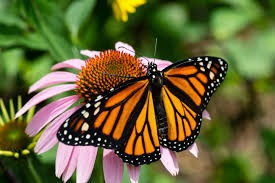
#> input picture Week 3/Code-Week#3/butterfly.jpg, 275 x 183 px, found by its file name
$ jupyter execute '7. Image augmentation.ipynb'
#> lines starting #> are read from the running program, lines starting #| are printed output that depends on the picture
[cell 1]
import numpy as np
from skimage.io import imread, imsave
import matplotlib.pyplot as plt
from skimage import transform
from skimage.transform import rotate, AffineTransform
from skimage.util import random_noise
from skimage.filters import gaussian
from scipy import ndimage

[cell 2]
def plot_side_by_side(img1, img2, title1, title2, cmap = None):
    fig = plt.figure(tight_layout='auto', figsize=(10, 7))
    fig.add_subplot(221)
    plt.title(title1)
    plt.imshow(img)

    fig.add_subplot(222)
    plt.title(title2)
    plt.imshow(img2, cmap = None)
    return fig

[cell 3]
# load Image
# dividing by 255 to scale intensity values between 0,1
img = imread('C:/Users/Downloads/COSC/images/butterfly.jpg') / 255

[cell 4]
# plot original Image
plt.imshow(img)
plt.show()

[cell 5]
# image rotation using skimage.transformation.rotate
rotate30 = rotate(img, angle=30)
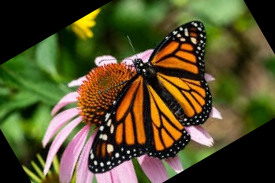
#> rotate30: shape (183, 275, 3) float64; mean R, G, B 0.337, 0.314, 0.17
rotate45 = rotate(img, angle=45)
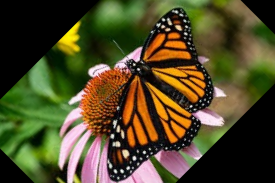
#> rotate45: shape (183, 275, 3) float64; mean R, G, B 0.313, 0.289, 0.153
rotate60 = rotate(img, angle=60)
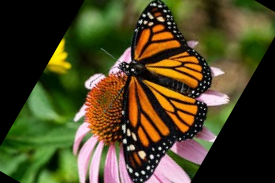
#> rotate60: shape (183, 275, 3) float64; mean R, G, B 0.3, 0.276, 0.146
rotate90 = rotate(img, angle=90)
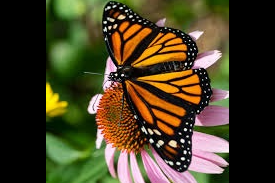
#> rotate90: shape (183, 275, 3) float64; mean R, G, B 0.282, 0.248, 0.143

fig = plt.figure(tight_layout='auto', figsize=(10, 7))

fig.add_subplot(221)
plt.title('Rotate 30')
plt.imshow(rotate30)

fig.add_subplot(222)
plt.title('Rotate 45')
plt.imshow(rotate45)

fig.add_subplot(223)
plt.title('Rotate 60')
plt.imshow(rotate60)

fig.add_subplot(224)
plt.title('Rotate 90')
plt.imshow(rotate90)

plt.show()

[cell 6]
# image shearing using sklearn.transform.AffineTransform
# try out with differnt values of shear
tf = AffineTransform(shear=-0.5)
sheared = transform.warp(img, tf, order=1, preserve_range=True, mode='wrap')
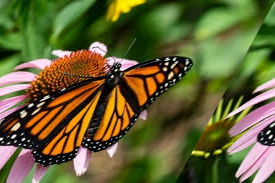
#> sheared: shape (183, 275, 3) float64; mean R, G, B 0.398, 0.389, 0.208

sheared_fig = plot_side_by_side(img, sheared, 'Original', 'Sheared')

[cell 7]
# Image rescaling with sklearn.transform.rescale
rescaled = transform.rescale(img, 1.1)

rescaled_fig = plot_side_by_side(img, rescaled, 'Original', 'Rescaled')
plt.show()

[cell 8]
print('Original Shape: ',img.shape)
#| Original Shape:  (183, 275, 3)
print('Rescaled Shape: ',rescaled.shape)
#| Rescaled Shape:  (201, 302, 3)

[cell 9]
# flip up-down using np.flipud
up_down = np.flipud(img)
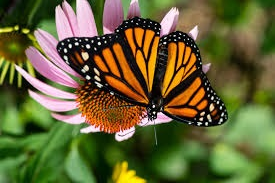
#> up_down: shape (183, 275, 3) float64; mean R, G, B 0.398, 0.389, 0.208

fig_updown = plot_side_by_side(img, up_down, 'Original', 'Up-Down')
plt.show()

[cell 10]
# flip up-down using np.flipud
left_right = np.fliplr(img)
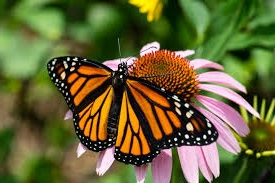
#> left_right: shape (183, 275, 3) float64; mean R, G, B 0.398, 0.389, 0.208

fig_lr = plot_side_by_side(img, left_right, 'Original', 'Up-Right')
plt.show()

[cell 11]
# Apply Random Noise to image using skimage.utils.random_noise
noised = random_noise(img, var=0.1**2)
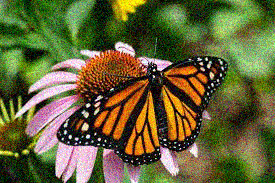
#> noised: shape (183, 275, 3) float64; mean R, G, B 0.399, 0.393, 0.222

fig_noised = plot_side_by_side(img, noised, 'Original', 'Noised')
plt.show()

[cell 12]
# Increasing the brighness of the Image
# Note: Here we add 100/255 since we scaled Intensity values of Image when loading (by dividing it 255)
highB = img + (100/255)

fig_highB = plot_side_by_side(img, highB, 'Original', 'highB')
plt.show()
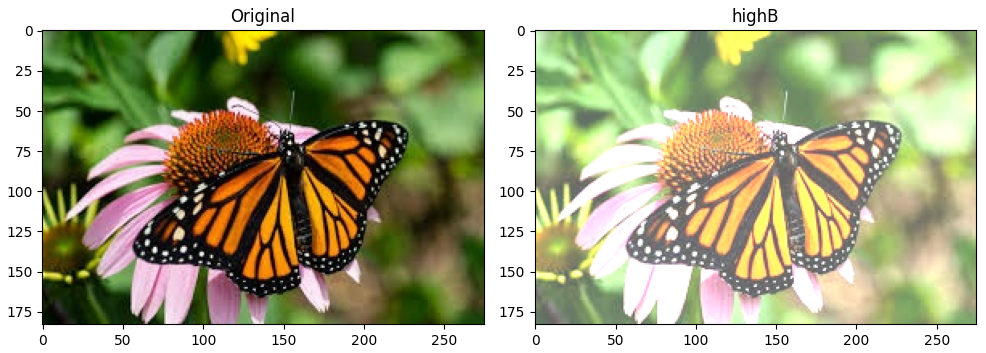
#> figure drawn by matplotlib, 2 panels

[cell 13]
# Increasing the contrast of the Image
# Note: Here we add 100/255 since we scaled Intensity values of Image when loading (by dividing it 255)
highC = img * 1.5

fig_highB = plot_side_by_side(img, highC, 'Original', 'highC')
plt.show()
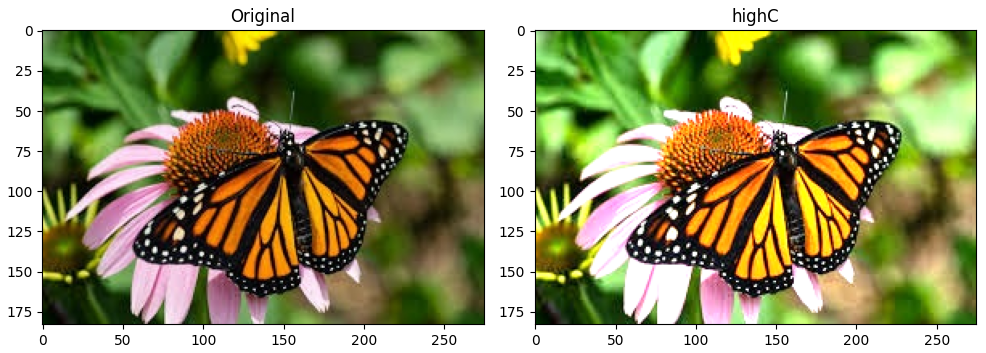
#> figure drawn by matplotlib, 2 panels

$ run again, with Week 3/Code-Week#3/color-ball.jpg copied over Week 3/Code-Week#3/butterfly.jpg
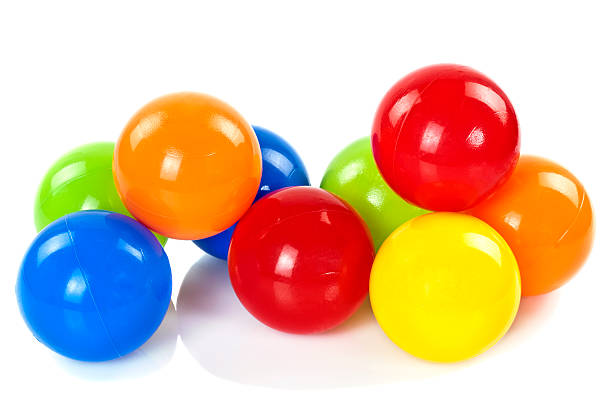
#> input picture Week 3/Code-Week#3/color-ball.jpg, 612 x 406 px, found by its file name
#| Original Shape:  (406, 612, 3)
#| Rescaled Shape:  (447, 673, 3)
#> `left_right = np.fliplr(img)`:
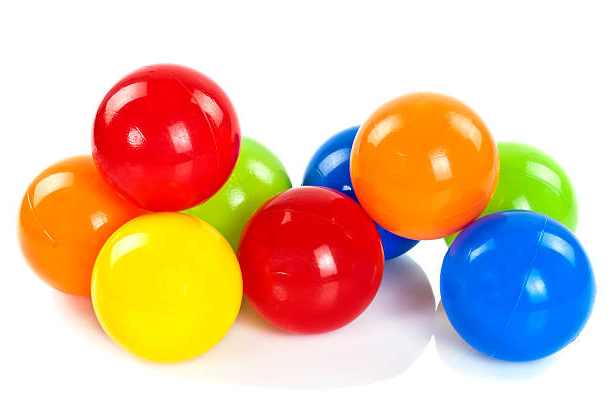
#> left_right: shape (406, 612, 3) float64; mean R, G, B 0.881, 0.748, 0.65
#> `plt.show()`:
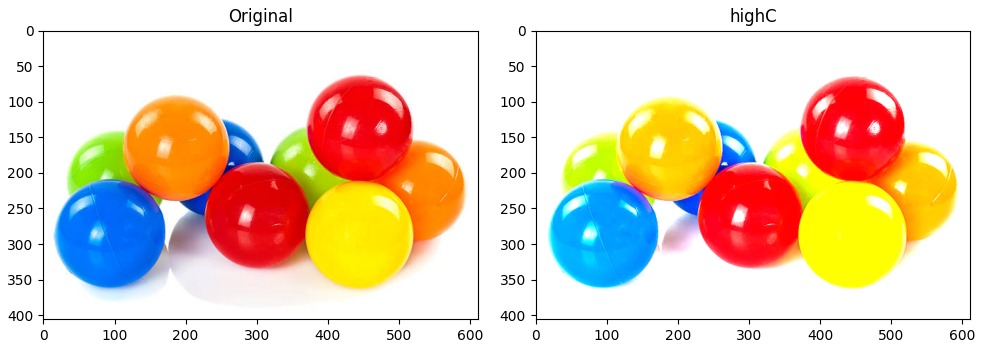
#> figure drawn by matplotlib, 2 panels
